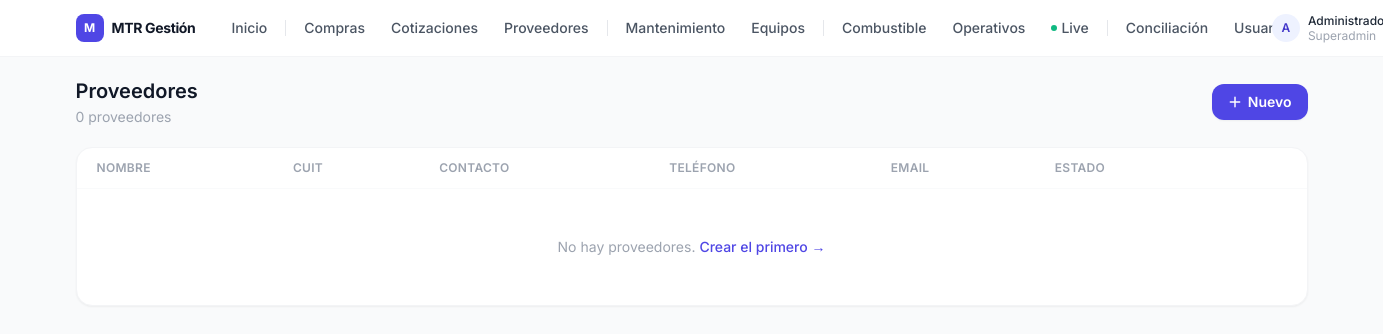
The page /suppliers (signed in) on the database as committed earlier.
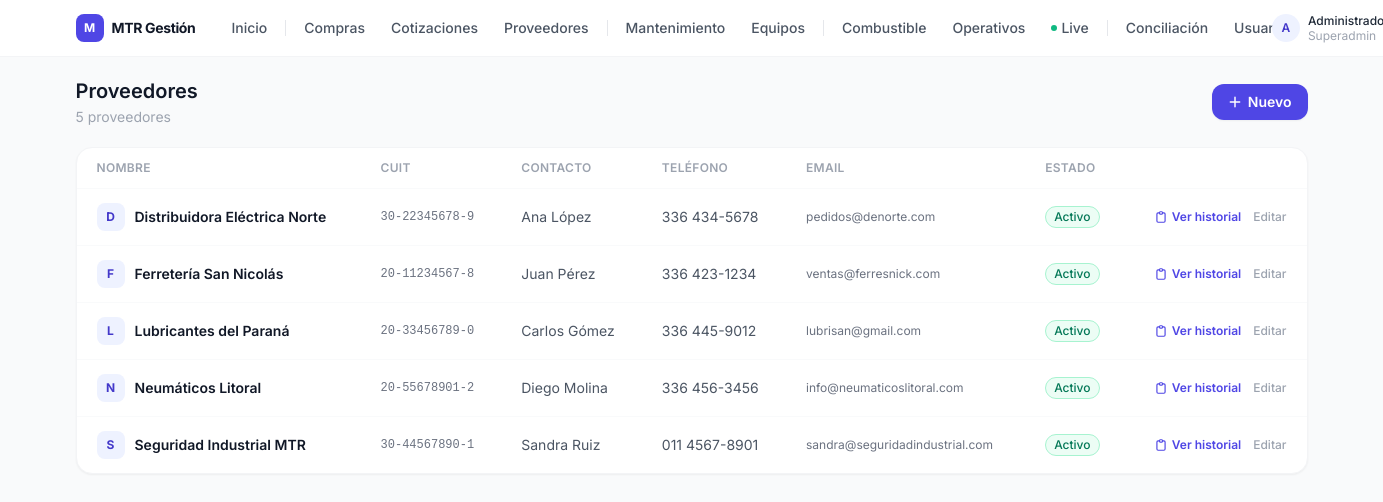
The same page on the database as committed later.
### app/models.py (models this page shows)
class User(Base):
    __tablename__ = "users"
    id = Column(Integer, primary_key=True, index=True)
    name = Column(String, nullable=False)
    email = Column(String, unique=True, nullable=False, index=True)
    hashed_password = Column(String, nullable=False)
    role = Column(String, nullable=False)  # planta | autorizador | admin | superadmin
    plant = Column(String, nullable=False)  # MTR1 | MTR2 | ROSARIO | TODAS
    active = Column(Boolean, default=True)
    created_at = Column(DateTime, default=datetime.utcnow)
    purchases_requested = relationship("Purchase", foreign_keys="Purchase.requested_by_id", back_populates="requester")
    purchases_authorized = relationship("Purchase", foreign_keys="Purchase.authorized_by_id", back_populates="authorizer")

class Supplier(Base):
    __tablename__ = "suppliers"
    id = Column(Integer, primary_key=True, index=True)
    name = Column(String, nullable=False)
    cuit = Column(String)
    contact_name = Column(String)
    contact_phone = Column(String)
    email = Column(String)
    active = Column(Boolean, default=True)
    created_at = Column(DateTime, default=datetime.utcnow)
    purchases = relationship("Purchase", back_populates="supplier")

### app/routers/suppliers.py (the view)
@router.get("", response_class=HTMLResponse)
async def list_suppliers(request: Request, db: Session = Depends(get_db), current_user=Depends(require_compras_access)):
    suppliers = db.query(models.Supplier).order_by(models.Supplier.name).all()
    return templates.TemplateResponse(request, "suppliers/list.html", {"user": current_user, "suppliers": suppliers})

### templates/suppliers/list.html (shortened to what this page needs)
{% extends "base.html" %}
{% block content %}
<div class="flex items-center justify-between mb-5">
  <div>
    <h1 class="text-xl font-semibold text-gray-900">Proveedores</h1>
    <p class="text-sm text-gray-400 mt-0.5">{{ suppliers|length }} proveedor{% if suppliers|length != 1 %}es{% endif %}</p>
  </div>
  {% if user.role in ("admin", "superadmin") %}
  <a href="/suppliers/new" class="inline-flex items-center gap-1.5 bg-indigo-600 hover:bg-indigo-700 text-white text-sm font-semibold px-4 py-2 rounded-xl shadow-sm">
    <svg class="w-3.5 h-3.5" fill="none" stroke="currentColor" viewBox="0 0 24 24"><path stroke-linecap="round" stroke-linejoin="round" stroke-width="2.5" d="M12 4v16m8-8H4"/></svg>
    Nuevo
  </a>
  {% endif %}
</div>
<div class="bg-white border border-gray-100 rounded-2xl shadow-sm overflow-hidden">
  <table class="hidden md:table w-full text-sm">
    <thead>
      <tr class="border-b border-gray-50">
        <th class="px-5 py-3 text-left text-xs font-semibold text-gray-400 uppercase tracking-wide">Nombre</th>
        <th class="px-5 py-3 text-left text-xs font-semibold text-gray-400 uppercase tracking-wide">CUIT</th>
        <th class="px-5 py-3 text-left text-xs font-semibold text-gray-400 uppercase tracking-wide">Contacto</th>
        <th class="px-5 py-3 text-left text-xs font-semibold text-gray-400 uppercase tracking-wide">Teléfono</th>
        <th class="px-5 py-3 text-left text-xs font-semibold text-gray-400 uppercase tracking-wide">Email</th>
        <th class="px-5 py-3 text-left text-xs font-semibold text-gray-400 uppercase tracking-wide">Estado</th>
        <th class="px-5 py-3"></th>
      </tr>
    </thead>
    <tbody class="divide-y divide-gray-50">
      {% for s in suppliers %}
      <tr class="hover:bg-gray-50 transition-colors {% if not s.active %}opacity-50{% endif %}">
        <td class="px-5 py-3.5">
          <div class="flex items-center gap-2.5">
            <div class="w-7 h-7 rounded-lg bg-indigo-50 flex items-center justify-center text-indigo-700 text-xs font-bold flex-shrink-0">
              {{ s.name[0]|upper }}
            </div>
            <a href="/suppliers/{{ s.id }}" class="font-semibold text-gray-900 hover:text-indigo-700">{{ s.name }}</a>
          </div>
        </td>
        <td class="px-5 py-3.5 text-gray-500 font-mono text-xs">{{ s.cuit or "—" }}</td>
        <td class="px-5 py-3.5 text-gray-600">{{ s.contact_name or "—" }}</td>
        <td class="px-5 py-3.5 text-gray-600">{{ s.contact_phone or "—" }}</td>
        <td class="px-5 py-3.5 text-gray-500 text-xs">{{ s.email or "—" }}</td>
        <td class="px-5 py-3.5">
          <span class="inline-flex text-xs font-medium px-2 py-0.5 rounded-full {% if s.active %}bg-emerald-50 text-emerald-700 border border-emerald-200{% else %}bg-gray-100 text-gray-400 border border-gray-200{% endif %}">
            {{ "Activo" if s.active else "Inactivo" }}
          </span>
        </td>
        <td class="px-5 py-3.5 text-right">
          <div class="flex items-center justify-end gap-3">
            <a href="/suppliers/{{ s.id }}" class="inline-flex items-center gap-1 text-indigo-600 hover:text-indigo-800 text-xs font-semibold">
              <svg class="w-3.5 h-3.5" fill="none" stroke="currentColor" viewBox="0 0 24 24"><path stroke-linecap="round" stroke-linejoin="round" stroke-width="2" d="M9 5H7a2 2 0 00-2 2v12a2 2 0 002 2h10a2 2 0 002-2V7a2 2 0 00-2-2h-2M9 5a2 2 0 002 2h2a2 2 0 002-2M9 5a2 2 0 012-2h2a2 2 0 012 2"/></svg>
              Ver historial
            </a>
            {% if user.role in ("admin", "superadmin") %}
            <a href="/suppliers/{{ s.id }}/edit" class="text-gray-400 hover:text-gray-600 text-xs font-medium">Editar</a>
            {% endif %}
          </div>
        </td>
      </tr>
      {% else %}
      <tr>
        <td colspan="7" class="px-5 py-12 text-center text-gray-400 text-sm">
          No hay proveedores. {% if user.role in ("admin","superadmin") %}<a href="/suppliers/new" class="text-indigo-600 font-medium">Crear el primero →</a>{% endif %}
        </td>
      </tr>
      {% endfor %}
    </tbody>
  </table>
</div>
{% endblock %}

### templates/base.html (shortened to what this page needs)
<!DOCTYPE html>
<html lang="es" class="h-full">
<head>
  <script src="https://cdn.tailwindcss.com"></script>
</head>
<body class="h-full bg-gray-50 text-gray-900">
{% if user %}
<header class="hidden md:block bg-white border-b border-gray-100 sticky top-0 z-40">
  <div class="max-w-7xl mx-auto px-6 h-14 flex items-center justify-between">
    <div class="flex items-center gap-6">
      <a href="/dashboard" class="flex items-center gap-2 font-bold text-gray-900 tracking-tight text-sm flex-shrink-0">
        <span class="w-7 h-7 rounded-lg bg-indigo-600 flex items-center justify-center text-white text-xs font-bold">M</span>
        <span class="hidden lg:inline">MTR Gestión</span>
      </a>
      <nav class="flex items-center gap-0.5 text-sm">
        <a href="/dashboard" class="px-3 py-1.5 rounded-md font-medium text-gray-600 hover:text-gray-900 hover:bg-gray-100">Inicio</a>
        {% if user.role not in ("tecnico", "operador") %}
        <a href="/purchases" class="px-3 py-1.5 rounded-md font-medium text-gray-600 hover:text-gray-900 hover:bg-gray-100">Compras</a>
        <a href="/quotes" class="px-3 py-1.5 rounded-md font-medium text-gray-600 hover:text-gray-900 hover:bg-gray-100">Cotizaciones</a>
        <a href="/suppliers" class="px-3 py-1.5 rounded-md font-medium text-gray-600 hover:text-gray-900 hover:bg-gray-100">Proveedores</a>
        {% endif %}
        {% if user.role not in ("operador",) %}
        <a href="/maintenance" class="px-3 py-1.5 rounded-md font-medium text-gray-600 hover:text-gray-900 hover:bg-gray-100">Mantenimiento</a>
        <a href="/equipment" class="px-3 py-1.5 rounded-md font-medium text-gray-600 hover:text-gray-900 hover:bg-gray-100">Equipos</a>
        {% endif %}
        <a href="/fuel" class="px-3 py-1.5 rounded-md font-medium text-gray-600 hover:text-gray-900 hover:bg-gray-100">Combustible</a>
        {% if user.role in ("admin", "superadmin", "planta") %}
        <a href="/operations" class="px-3 py-1.5 rounded-md font-medium text-gray-600 hover:text-gray-900 hover:bg-gray-100">Operativos</a>
        <a href="/operations/live" class="px-3 py-1.5 rounded-md font-medium text-gray-600 hover:text-gray-900 hover:bg-gray-100 inline-flex items-center gap-1">
          <span class="w-1.5 h-1.5 rounded-full bg-emerald-500"></span>
          Live
        </a>
        {% endif %}
        {% if user.role in ("admin", "superadmin") %}
        <a href="/conciliation" class="px-3 py-1.5 rounded-md font-medium text-gray-600 hover:text-gray-900 hover:bg-gray-100">Conciliación</a>
        {% endif %}
        {% if user.role == "superadmin" %}
        <a href="/admin/users" class="px-3 py-1.5 rounded-md font-medium text-gray-600 hover:text-gray-900 hover:bg-gray-100">Usuarios</a>
        {% endif %}
      </nav>
    </div>
    <div class="flex items-center gap-3">
      <div class="flex items-center gap-2">
        <div class="w-7 h-7 rounded-full bg-indigo-50 flex items-center justify-center text-indigo-700 text-xs font-semibold">
          {{ user.name[0]|upper }}
        </div>
        <div class="text-xs leading-tight hidden lg:block">
          <p class="font-medium text-gray-800">{{ user.name.split()[0] }}</p>
          <p class="text-gray-400 capitalize">{{ user.role }}</p>
        </div>
      </div>
    </div>
  </div>
</header>
{% endif %}
<main class="max-w-7xl mx-auto px-4 md:px-6 py-5 {% if user %}pb-24 md:pb-8{% endif %}">
  {% block content %}{% endblock %}
</main>
</body>
</html>

### templates/base.html (style rules this page uses)
body { font-family: 'Inter', sans-serif; }
a, button { transition: all .15s ease; }

Rows that differ between the two databases and show on the page:
added Supplier: name "D", name "Distribuidora Eléctrica Norte", cuit "30-22345678-9", contact_name "Ana López", contact_phone "336 434-5678", email "pedidos@denorte.com", active "Activo"
added Supplier: name "F", name "Ferretería San Nicolás", cuit "20-11234567-8", contact_name "Juan Pérez", contact_phone "336 423-1234", email "ventas@ferresnick.com", active "Activo"
added Supplier: name "L", name "Lubricantes del Paraná", cuit "20-33456789-0", contact_name "Carlos Gómez", contact_phone "336 445-9012", email "lubrisan@gmail.com", active "Activo"
added Supplier: name "N", name "Neumáticos Litoral", cuit "20-55678901-2", contact_name "Diego Molina", contact_phone "336 456-3456", email "info@neumaticoslitoral.com", active "Activo"
added Supplier: name "S", name "Seguridad Industrial MTR", cuit "30-44567890-1", contact_name "Sandra Ruiz", contact_phone "011 4567-8901", email "sandra@seguridadindustrial.com", active "Activo"
Other text that changed with them:
{{ suppliers|length }}: "0" → "5"
text no longer shown: "No hay proveedores. Crear el primero →"
